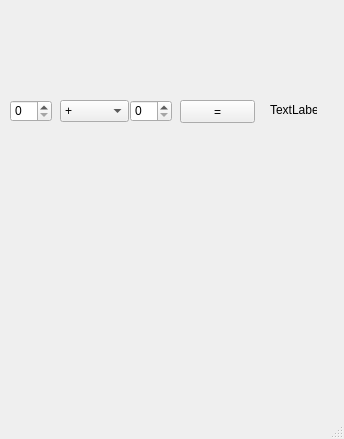
<?xml version="1.0" encoding="UTF-8"?>
<ui version="4.0">
 <class>MainWindow</class>
 <widget class="QMainWindow" name="MainWindow">
  <property name="geometry">
   <rect>
    <x>0</x>
    <y>0</y>
    <width>344</width>
    <height>439</height>
   </rect>
  </property>
  <property name="windowTitle">
   <string>MainWindow</string>
  </property>
  <widget class="QWidget" name="centralwidget">
   <widget class="QSpinBox" name="nombre_1">
    <property name="geometry">
     <rect>
      <x>10</x>
      <y>100</y>
      <width>42</width>
      <height>22</height>
     </rect>
    </property>
   </widget>
   <widget class="QComboBox" name="comboBox">
    <property name="geometry">
     <rect>
      <x>60</x>
      <y>100</y>
      <width>69</width>
      <height>22</height>
     </rect>
    </property>
    <item>
     <property name="text">
      <string>+</string>
     </property>
    </item>
    <item>
     <property name="text">
      <string>-</string>
     </property>
    </item>
    <item>
     <property name="text">
      <string>*</string>
     </property>
    </item>
    <item>
     <property name="text">
      <string>/</string>
     </property>
    </item>
   </widget>
   <widget class="QSpinBox" name="nombre_2">
    <property name="geometry">
     <rect>
      <x>130</x>
      <y>100</y>
      <width>42</width>
      <height>22</height>
     </rect>
    </property>
   </widget>
   <widget class="QPushButton" name="egal">
    <property name="geometry">
     <rect>
      <x>180</x>
      <y>100</y>
      <width>75</width>
      <height>23</height>
     </rect>
    </property>
    <property name="text">
     <string>=</string>
    </property>
   </widget>
   <widget class="QLabel" name="resultat">
    <property name="geometry">
     <rect>
      <x>270</x>
      <y>100</y>
      <width>47</width>
      <height>20</height>
     </rect>
    </property>
    <property name="text">
     <string>TextLabel</string>
    </property>
   </widget>
  </widget>
  <widget class="QMenuBar" name="menubar">
   <property name="geometry">
    <rect>
     <x>0</x>
     <y>0</y>
     <width>344</width>
     <height>21</height>
    </rect>
   </property>
  </widget>
  <widget class="QStatusBar" name="statusbar"/>
 </widget>
 <resources/>
 <connections/>
</ui>
